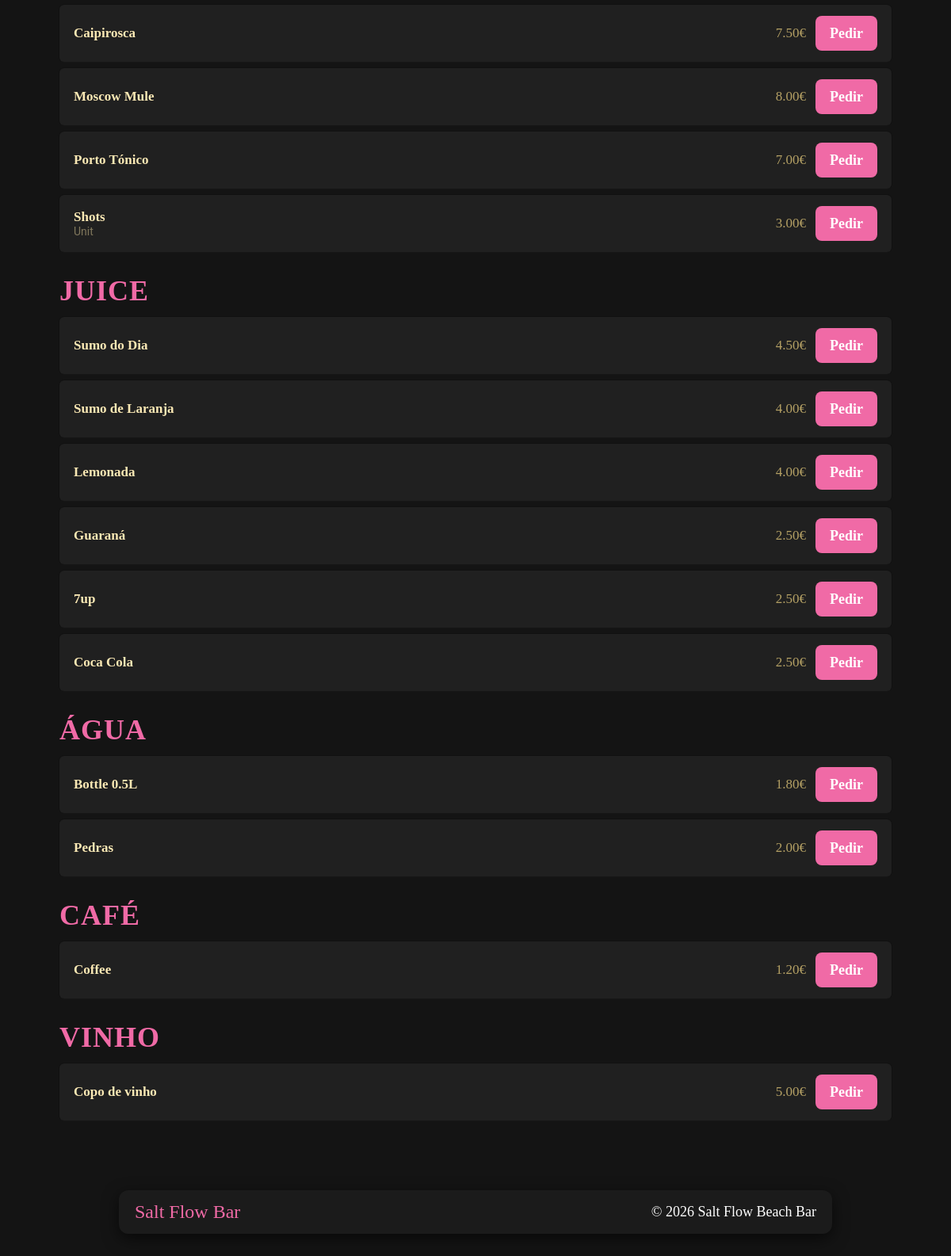
Before: / (lower part) with the older database file.
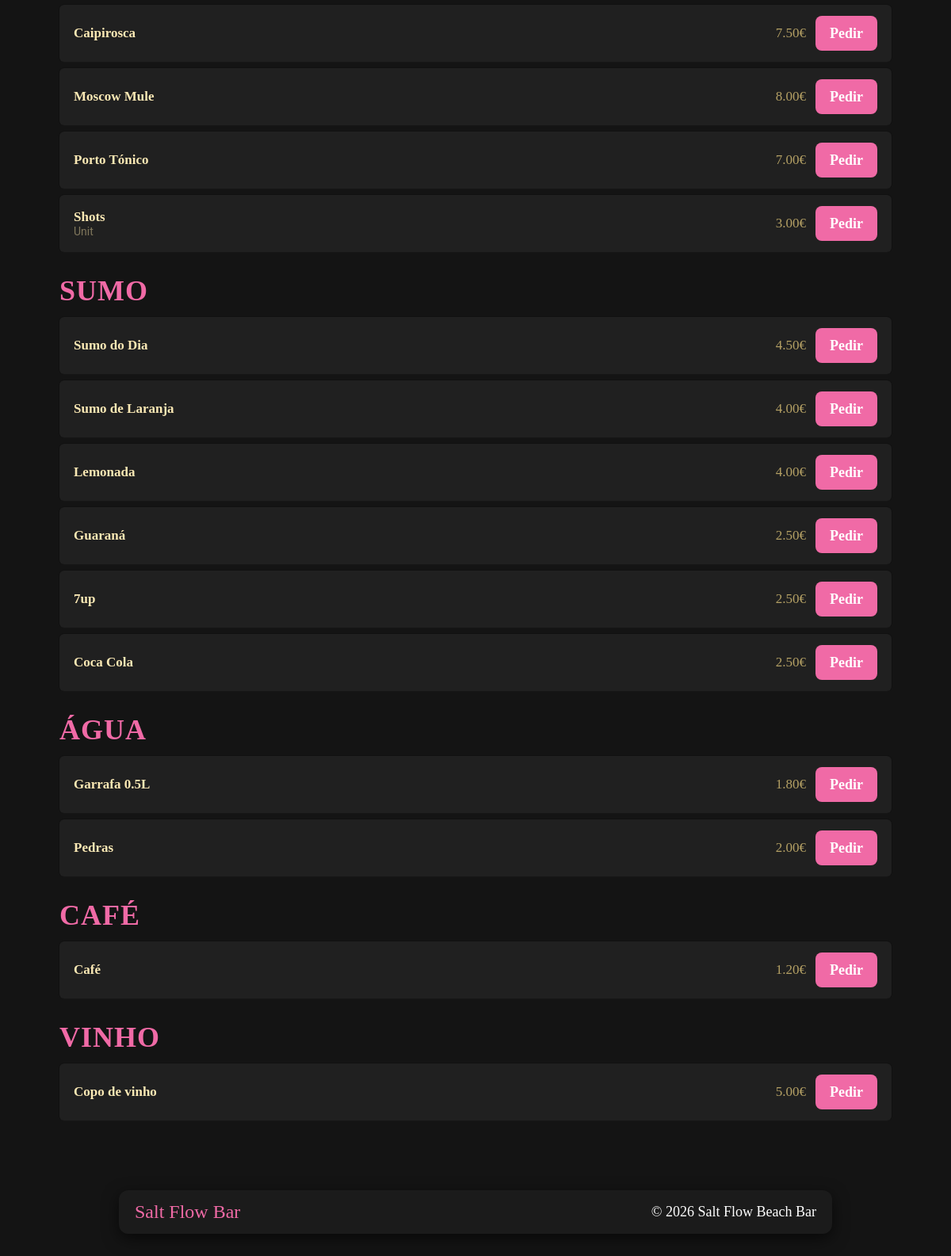
After: the same page with the newer database file.
### tables this page shows
CREATE TABLE `products` (
  `id` int(11) NOT NULL,
  `category_id` int(11) DEFAULT NULL,
  `name` varchar(100) NOT NULL,
  `description` text DEFAULT NULL,
  `price` decimal(10,2) NOT NULL,
  `is_active` tinyint(1) DEFAULT 1,
  `is_deleted` tinyint(1) DEFAULT 0
);

CREATE TABLE `categories` (
  `id` int(11) NOT NULL,
  `name` varchar(50) NOT NULL,
  `slug` varchar(50) NOT NULL
);

### index.php (the view, shortened to what this page needs)
<?php
require 'db_connect.php';
$cats = $pdo->query("SELECT * FROM categories ORDER BY id")->fetchAll(PDO::FETCH_ASSOC);
function getProducts($pdo, $catId) {
    $viewAll = (isset($_SESSION['role']) && in_array($_SESSION['role'], ['admin', 'configurador']));
    $sql = "SELECT p.*, GROUP_CONCAT(i.id) as i_ids, GROUP_CONCAT(i.name SEPARATOR ', ') as i_names
            FROM products p
            LEFT JOIN product_ingredients pi ON p.id = pi.product_id
            LEFT JOIN ingredients i ON pi.ingredient_id = i.id
            WHERE p.category_id = ? " . ($viewAll ? "" : " AND p.is_active = 1 AND p.is_deleted = 0") . "
            GROUP BY p.id";
    $stmt = $pdo->prepare($sql);
    $stmt->execute([$catId]);
    return $stmt->fetchAll(PDO::FETCH_ASSOC);
}
?>
<!DOCTYPE html>
<html lang="pt">
<head>
    <link rel="stylesheet" href="style.css">
</head>
<body>
    <div class="menu-board">
        <?php foreach($cats as $c): ?>
            <div class="category" id="<?= $c['slug'] ?>"><?= $c['name'] ?></div>
            <?php foreach(getProducts($pdo, $c['id']) as $p): ?>
                <div class="item">
                    <div>
                        <div class="item-name"><?= htmlspecialchars($p['name']) ?></div>
                        <div class="item-desc"><?= $p['i_names'] ?: htmlspecialchars($p['description']) ?></div>
                    </div>
                    <div class="actions">
                        <span class="price"><?= number_format($p['price'], 2) ?>€</span>
                        <button class="btn-pedir" onclick="openModal(<?= $p['id'] ?>, '<?= addslashes($p['name']) ?>', '<?= $p['i_ids'] ?>', '<?= addslashes($p['i_names'] ?? '') ?>')">Pedir</button>
                    </div>
                </div>
            <?php endforeach; ?>
        <?php endforeach; ?>
    </div>
    <?php include 'footer.php'; ?>
</body>
</html>

### footer.php (shortened to what this page needs)
    <footer class="site-footer">
        <div class="footer-inner">
            <div class="footer-brand">Salt Flow Bar</div>
            <div class="footer-links">
                <span>© <?= date('Y') ?> Salt Flow Beach Bar</span>
            </div>
        </div>
    </footer>
</body>
</html>

### style.css (style rules this page uses)
* { padding: 0; margin: 0; color: #fff; box-sizing: border-box; }
body { background: #141414; color: white; margin: 0; font-family: "Roboto", sans-serif; -webkit-font-smoothing: antialiased; -moz-osx-font-smoothing: grayscale; text-rendering: optimizeLegibility; }
.menu-board { max-width: 1100px; margin: 40px auto; padding: 20px 25px 40px; }
.category { font-family: 'Amatic SC', cursive; font-size: 36px; font-weight: 700; color: #f06aa6; margin: 28px 0 12px; text-transform: uppercase; letter-spacing: 1px; }
.item { display: flex; justify-content: space-between; align-items: center; padding: 14px 18px; margin-bottom: 8px; background: #202020; border-radius: 6px; box-shadow: 0 1px 0 rgba(255, 255, 255, 0.02), 0 0 0 1px #111; gap: 20px; transition: background 0.16s ease, transform 0.12s ease, box-shadow 0.16s ease; }
.item-name { font-weight: 700; font-size: 17px; font-family: cursive; color: #FAE8B4; }
.item-desc { font-size: 14px; color: #80775C; }
.actions { display: flex; align-items: center; gap: 12px; flex-shrink: 0; }
.price { font-family: cursive; font-size: 17px; color: #B4A064; }
.btn-pedir { background: #f06aa6; color: #fff; border: none; padding: 10px 18px; border-radius: 8px; font-family: 'Amatic SC', cursive; font-size: 18px; font-weight: 700; cursor: pointer; transition: background 0.2s, transform 0.1s; min-height: 44px; -webkit-tap-highlight-color: transparent; touch-action: manipulation; white-space: nowrap; }
.site-footer { max-width: 900px; margin: 20px auto 40px; padding: 14px 20px; background: #1b1b1b; border-radius: 12px; box-shadow: 0 6px 20px rgba(0, 0, 0, 0.6); color: #ddd; font-family: 'Amatic SC', cursive; }
.site-footer .footer-inner { display: flex; justify-content: space-between; align-items: center; }
.footer-brand { font-size: 24px; color: #f06aa6; }
.footer-links span { font-size: 18px; }

Changed rows visible on the page:
removed categories: name "JUICE", products (name "Sumo do Dia", price "4.50"), products (name "Sumo de Laranja", price "4.00"), products (name "Lemonada", price "4.00"), products (name "Guaraná", price "2.50"), products (name "7up", price "2.50"), products (name "Coca Cola", price "2.50")
added categories: name "SUMO", products (name "Sumo do Dia", price "4.50"), products (name "Sumo de Laranja", price "4.00"), products (name "Lemonada", price "4.00"), products (name "Guaraná", price "2.50"), products (name "7up", price "2.50"), products (name "Coca Cola", price "2.50")
changed products: name "Bottle 0.5L" → "Garrafa 0.5L"
changed products: name "Coffee" → "Café"
